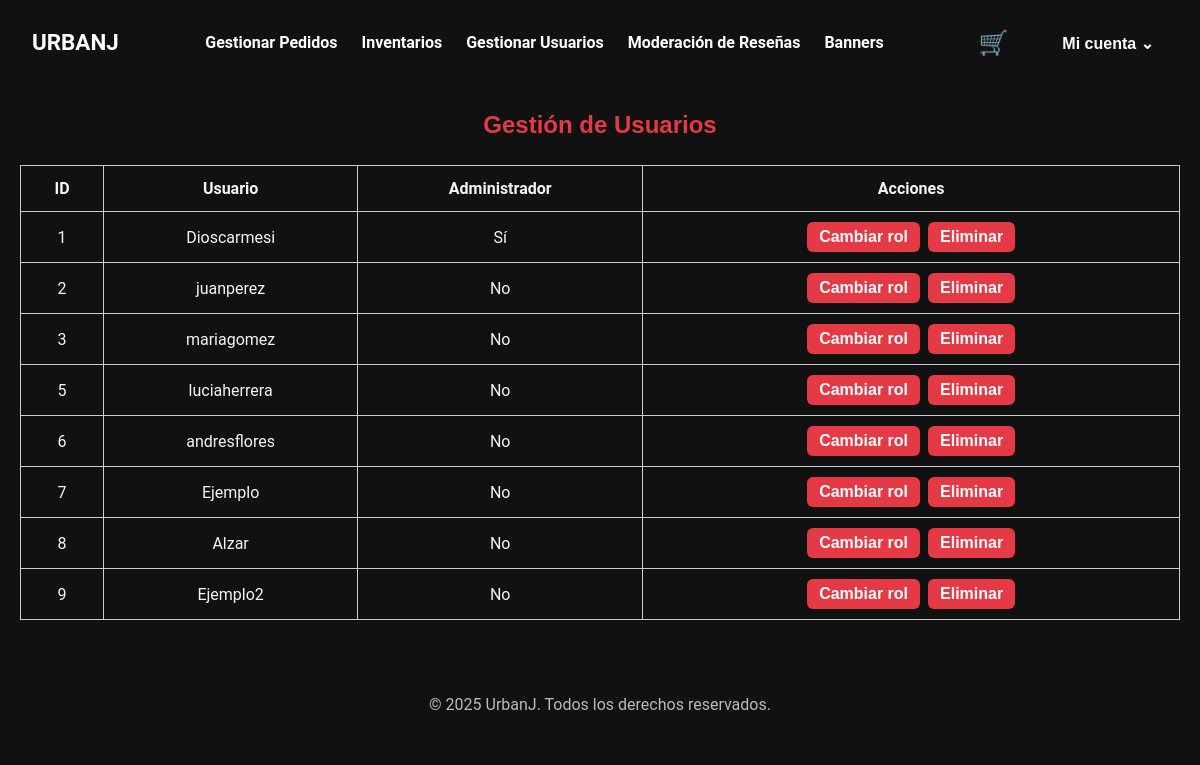
Screenshot of /Proyecto/gestionar_usuarios.php (signed in) with the database file from the repository.
### tables this page shows
CREATE TABLE `usuarios` (
  `id` int(11) NOT NULL,
  `nombre` varchar(100) NOT NULL,
  `apellido_paterno` varchar(100) NOT NULL,
  `apellido_materno` varchar(100) NOT NULL,
  `usuario` varchar(50) NOT NULL,
  `pais` varchar(50) NOT NULL,
  `estado` varchar(50) NOT NULL,
  `ciudad` varchar(50) NOT NULL,
  `direccion1` varchar(255) NOT NULL,
  `direccion2` varchar(255) DEFAULT NULL,
  `codigo_postal` varchar(20) NOT NULL,
  `correo` varchar(100) NOT NULL,
  `password` varchar(255) NOT NULL,
  `fecha_nacimiento` date NOT NULL,
  `admin` tinyint(1) NOT NULL DEFAULT 0
);

### Proyecto/gestionar_usuarios.php (the view, shortened to what this page needs)
<?php
require_once 'includes/conexion.php';
$stmt = $pdo->query("SELECT id, usuario, admin FROM usuarios");
$usuarios = $stmt->fetchAll(PDO::FETCH_ASSOC);
?>
<?php include 'includes/header.php'; ?>
<?php include 'includes/stylos.php'; ?>
<div class="container">
    <h2>Gestión de Usuarios</h2>
    <table class="tabla-usuarios">
        <thead>
            <tr>
                <th>ID</th>
                <th>Usuario</th>
                <th>Administrador</th>
                <th>Acciones</th>
            </tr>
        </thead>
        <tbody>
            <?php foreach ($usuarios as $u): ?>
                <tr>
                    <td><?= $u['id'] ?></td>
                    <td><?= htmlspecialchars($u['usuario']) ?></td>
                    <td><?= $u['admin'] ? 'Sí' : 'No' ?></td>
                    <td>
                        <form method="post" style="display:inline;">
                            <button type="submit" name="toggle_admin">Cambiar rol</button>
                        </form>
                        <?php if (!isset($_SESSION['id']) || $u['id'] != $_SESSION['id']): ?>
                            <form method="post" style="display:inline;" onsubmit="return confirm('¿Seguro que quieres borrar este usuario?');">
                                <button type="submit" name="delete_user">Eliminar</button>
                            </form>
                        <?php endif; ?>
                    </td>
                </tr>
            <?php endforeach; ?>
        </tbody>
    </table>
</div>
<?php include 'includes/footer.php'; ?>

### Proyecto/CSS/styles.css (style rules this page uses)
*, *::before, *::after { box-sizing: border-box; margin: 0; padding: 0; }
:root { --bg: #111; --section: #1a1a1a; --card: #222; --text: #f5f5f5; --muted: #bbb; --accent: #e63946; --font-heading: 'Oswald', sans-serif; --font-body: 'Roboto', sans-serif; --radius: 6px; --success: #4caf50; --danger: #e63946; --info: #1e90ff; }
body { background: var(--bg); color: var(--text); font-family: var(--font-body); line-height: 1.6; min-height: 100vh; padding-bottom: 2rem; }
.container { max-width: 1200px; margin: 0 auto; padding: 1rem; }
h1, h2, h3 { font-family: var(--font-heading); color: var(--accent); margin-bottom: 1rem; }
button, .btn { background-color: var(--accent); color: white; padding: 0.6rem 1.2rem; border: none; border-radius: var(--radius); cursor: pointer; font-weight: bold; font-size: 1rem; }

### Proyecto/css/gestionarUsuarios.css (style rules this page uses)
.container { padding: 20px; }
h2 { text-align: center; margin-bottom: 20px; }
.tabla-usuarios { width: 100%; border-collapse: collapse; }
.tabla-usuarios th, .tabla-usuarios td { padding: 10px; border: 1px solid #ccc; text-align: center; }
button { padding: 6px 12px; margin: 0 2px; cursor: pointer; }

### rows the page displays
usuarios: id "1", usuario "Dioscarmesi", admin "Sí"
usuarios: id "2", usuario "juanperez", admin "No"
usuarios: id "3", usuario "mariagomez", admin "No"
usuarios: id "5", usuario "luciaherrera", admin "No"
usuarios: id "6", usuario "andresflores", admin "No"
usuarios: id "7", usuario "Ejemplo", admin "No"
usuarios: id "8", usuario "Alzar", admin "No"
usuarios: id "9", usuario "Ejemplo2", admin "No"
